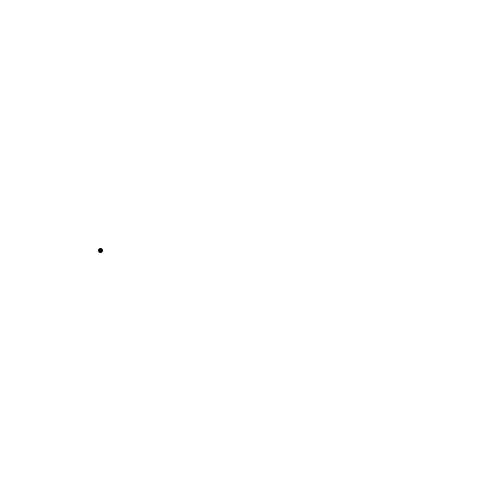
Frame 1 (no input)
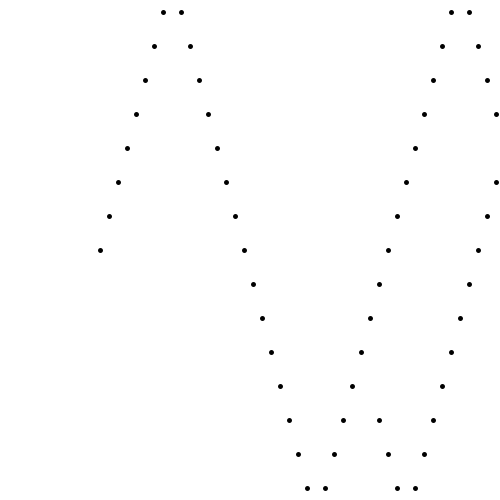
Frame 60 (the mouse pressed at the canvas centre just before this capture)
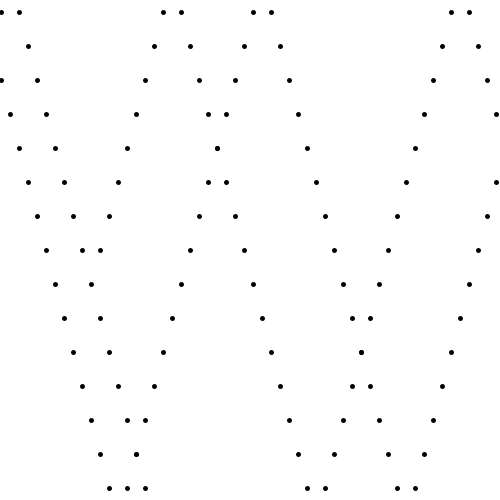
Frame 120 (the mouse held since frame 60 and released just before this capture)

The Processing sketch that drew these frames (run headless with seeded random() and noise(); from frame 60 on, the mouse is pressed at the canvas centre):

// Processing sketch: random_dots
// ── random_dots.pde


float rectX, rectY, rectWidth=1, rectHeight=1, rectHorizSpeed=9, rectVertSpeed=34;
boolean moveUp=true, moveRight=true; 

void setup() {
  size(500, 500);
  rectX=width*.2;
  rectY=height*.5;
 background(255);
  
}

void draw() {

  
 
  fill(0);
  strokeWeight(5);
  point(rectX, rectY);
 
  if (moveUp) { //if 1
    rectY-=rectVertSpeed;
  } else {
    rectY+=rectVertSpeed;
  }//end if1
  
 
  
  if (moveRight) {//if 3
    rectX+=rectHorizSpeed;
  } else {
    rectX-=rectHorizSpeed;
  }//end if 3
  
  
  
  
  
  if (rectY<0) {
    moveUp=false;
  }

  if (rectY + rectHeight >height) {
    moveUp=true;
  }
  if (rectX<0) {
    moveRight=true;
  }
  if (rectX + rectWidth >width) {
    moveRight=false;
  }
 
}
